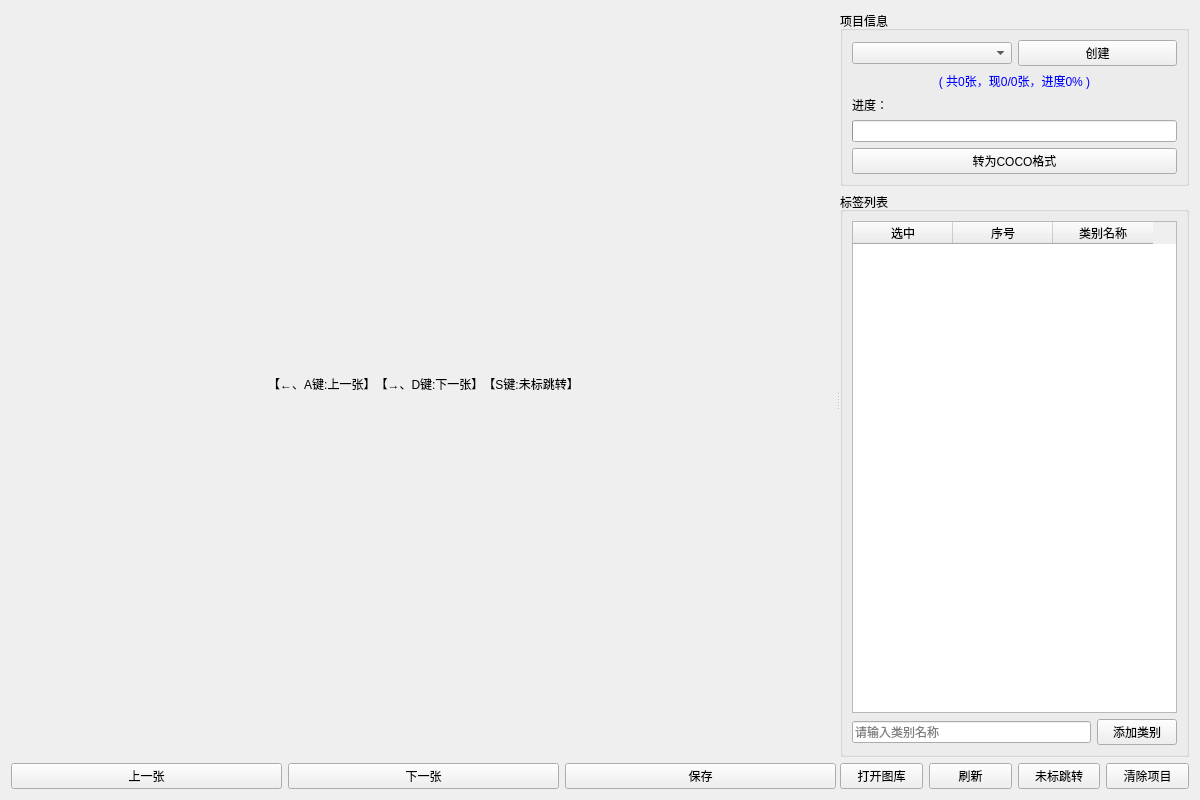
<?xml version="1.0" encoding="UTF-8"?>
<ui version="4.0">
    <class>AnnotationForm</class>
    <widget class="QWidget" name="AnnotationForm">
        <property name="geometry">
            <rect>
                <x>0</x>
                <y>0</y>
                <width>1200</width>
                <height>800</height>
            </rect>
        </property>
        <property name="windowTitle">
            <string>Annotation Tool</string>
        </property>
        <layout class="QVBoxLayout" name="mainLayout">
            <item>
                <widget class="QSplitter" name="splitter">
                    <property name="orientation">
                        <enum>Qt::Horizontal</enum>
                    </property>

                    <!-- Left Side: Image Display Area -->
                    <widget class="QWidget" name="leftWidget">
                        <layout class="QVBoxLayout" name="leftLayout">
                            <!-- Image Display Area -->
<!--                            <item>-->
<!--                                <widget class="QLabel" name="imageLabel">-->
<!--                                    <property name="alignment">-->
<!--                                        <set>Qt::AlignCenter</set>-->
<!--                                    </property>-->
<!--                                    <property name="frameShape">-->
<!--                                        <enum>QFrame::StyledPanel</enum>-->
<!--                                    </property>-->
<!--                                    <property name="minimumSize">-->
<!--                                        <size>-->
<!--                                            <width>800</width>-->
<!--                                            <height>20</height>-->
<!--                                        </size>-->
<!--                                    </property>-->
<!--                                </widget>-->
<!--                            </item>-->
                            <item>
                                <widget class="QLabel" name="hintLabel">
                                    <property name="text">
                                        <string>【←、A键:上一张】【→、D键:下一张】【S键:未标跳转】</string>
                                    </property>
                                    <property name="alignment">
                                        <set>Qt::AlignCenter</set>
                                    </property>

                                    <property name="minimumSize">
                                        <size>
                                            <width>800</width>
                                            <height>20</height>
                                        </size>
                                    </property>
                                </widget>
                            </item>

                            <!-- Navigation and Action Buttons -->
                            <item>
                                <layout class="QHBoxLayout" name="toolbarLayout">
                                    <item>
                                        <widget class="QPushButton" name="btn_back">
                                            <property name="text">
                                                <string>上一张</string>
                                            </property>
                                        </widget>
                                    </item>
                                    <item>
                                        <widget class="QPushButton" name="btn_next">
                                            <property name="text">
                                                <string>下一张</string>
                                            </property>
                                        </widget>
                                    </item>
                                    <item>
                                        <widget class="QPushButton" name="btn_save">
                                            <property name="text">
                                                <string>保存</string>
                                            </property>
                                        </widget>
                                    </item>
                                </layout>
                            </item>
                        </layout>
                    </widget>

                    <!-- Right Side: Project Info and Controls -->
                    <widget class="QWidget" name="rightWidget">
                        <layout class="QVBoxLayout" name="rightLayout">
                            <!-- Project Information -->
                            <item>
                                <widget class="QGroupBox" name="groupProjectInfo">
                                    <property name="title">
                                        <string>项目信息</string>
                                    </property>
                                    <layout class="QVBoxLayout" name="projectInfoLayout">
                                        <!-- 项目名称和创建按钮 -->
                                        <item>
                                            <layout class="QHBoxLayout" name="projectNameLayout">
                                                <item>
                                                    <widget class="QComboBox" name="comboBox_projectName"/>
                                                </item>
                                                <item>
                                                    <widget class="QPushButton" name="btn_createProject">
                                                        <property name="text">
                                                            <string>创建</string>
                                                        </property>
                                                    </widget>
                                                </item>
                                            </layout>
                                        </item>
                                        <!-- 数据显示 -->
                                        <item>
                                            <widget class="QLabel" name="label_dataInfo">
                                                <property name="text">
                                                    <string>( 共0张，现0/0张，进度0% )</string>
                                                </property>
                                                <property name="alignment">
                                                    <set>Qt::AlignCenter</set>
                                                </property>
                                                <property name="styleSheet">
                                                    <string>color: blue;</string>
                                                </property>
                                            </widget>
                                        </item>
                                        <item>
                                            <widget class="QLabel" name="label_progress">
                                                <property name="text">
                                                    <string>进度：</string>
                                                </property>
                                            </widget>
                                        </item>
                                        <item>
                                            <widget class="QProgressBar" name="progressBar"/>
                                        </item>
                                        <item>
                                            <widget class="QPushButton" name="btn_toCoCo">
                                                <property name="text">
                                                    <string>转为COCO格式</string>
                                                </property>
                                            </widget>
                                        </item>
                                    </layout>
                                </widget>
                            </item>

                            <!-- Label List -->
                            <!-- 标签列表 -->
                            <item>
                                <widget class="QGroupBox" name="groupLabelList">
                                    <property name="title">
                                        <string>标签列表</string>
                                    </property>
                                    <layout class="QVBoxLayout" name="labelListLayout">
                                        <item>
                                            <widget class="QTableWidget" name="tableWidget_labels">
                                                <column>
                                                    <property name="text">
                                                        <string>选中</string>
                                                    </property>
                                                </column>
                                                <column>
                                                    <property name="text">
                                                        <string>序号</string>
                                                    </property>
                                                </column>
                                                <column>
                                                    <property name="text">
                                                        <string>类别名称</string>
                                                    </property>
                                                </column>
                                            </widget>
                                        </item>
                                        <!-- 新增类别输入框和按钮 -->
                                        <item>
                                            <layout class="QHBoxLayout" name="addCategoryLayout">
                                                <item>
                                                    <widget class="QLineEdit" name="lineEdit_labelName">
                                                        <property name="placeholderText">
                                                            <string>请输入类别名称</string>
                                                        </property>
                                                    </widget>
                                                </item>
                                                <item>
                                                    <widget class="QPushButton" name="btn_addLabel">
                                                        <property name="text">
                                                            <string>添加类别</string>
                                                        </property>
                                                    </widget>
                                                </item>
                                            </layout>
                                        </item>
                                    </layout>
                                </widget>
                            </item>


                            <!-- Action Buttons -->
                            <item>
                                <layout class="QHBoxLayout" name="actionButtonLayout">
                                    <item>
                                        <widget class="QPushButton" name="btn_open">
                                            <property name="text">
                                                <string>打开图库</string>
                                            </property>
                                        </widget>
                                    </item>
                                    <item>
                                        <widget class="QPushButton" name="btn_refresh">
                                            <property name="text">
                                                <string>刷新</string>
                                            </property>
                                        </widget>
                                    </item>
                                    <item>
                                        <widget class="QPushButton" name="btn_skip_to_unlabeled">
                                            <property name="text">
                                                <string>未标跳转</string>
                                            </property>
                                        </widget>
                                    </item>
                                    <item>
                                        <widget class="QPushButton" name="btn_clear">
                                            <property name="text">
                                                <string>清除项目</string>
                                            </property>
                                        </widget>
                                    </item>
                                </layout>
                            </item>
                        </layout>
                    </widget>
                </widget>
            </item>
        </layout>
    </widget>
    <resources/>
    <connections/>
</ui>
